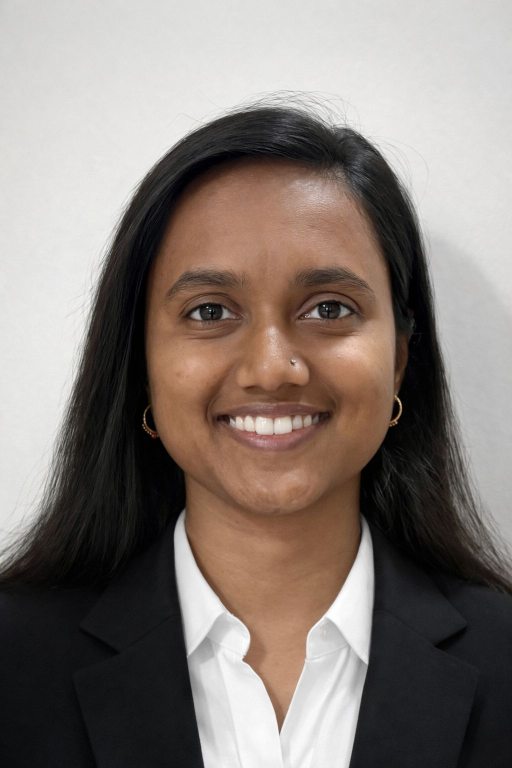
#> input picture image-resize & shape/WhatsApp Image 2026-03-16 at 3.39.46 PM.jpeg, 1024 x 1536 px, found by its file name (shown at 1/2 size)
$ python resize.py
#> lines starting #> are read from the running program, lines starting #| are printed output that depends on the picture
import cv2

image = cv2.imread('image-resize & shape\WhatsApp Image 2026-03-16 at 3.39.46 PM.jpeg')
#> image is the input picture: shape (1536, 1024, 3); mean B, G, R 117.6, 123.4, 133.3


if image is  None:
    print('image not found')

else:
    print('image loaded')

    resized = cv2.resize(image,(300,300))
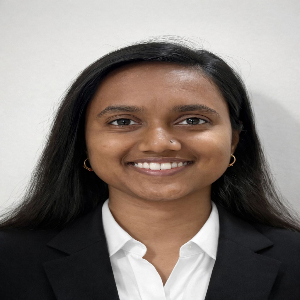
#> resized: shape (300, 300, 3); mean B, G, R 117.5, 123.3, 133.2
    cv2.imshow('original image',image)
    cv2.imshow('resized image',resized)
    cv2.waitKey(0)
    cv2.destroyAllWindows()
